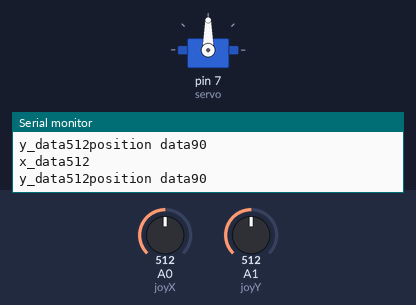
Recording of a sketch running on a simulated Arduino Uno, built with avr-gcc and run on an emulated ATmega328P. Parts: servo, the last lines printed to the serial monitor. Inputs (shaded band) come from the test bench; at power-on: A0 (joyX) = 512, A1 (joyY) = 512.

Above: at 1.2 s.
1.3 s: A0 (joyX) set to 989
At 2.0 s:
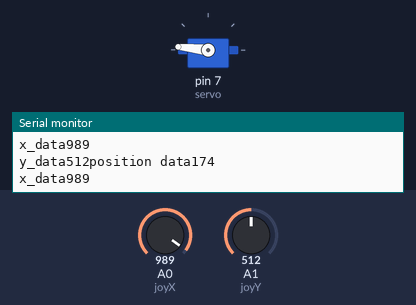
2.8 s: A0 (joyX) set to 1006
At 4.2 s:
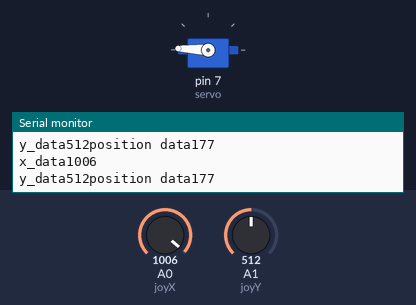
5.8 s: A0 (joyX) set to 63
At 6.7 s:
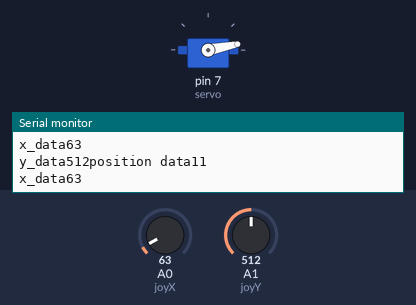
7.3 s: A0 (joyX) set to 53
At 7.7 s:
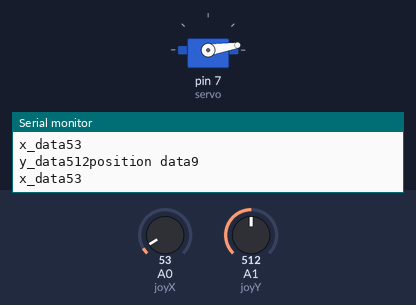
10.3 s: A0 (joyX) set to 122
At 10.7 s:
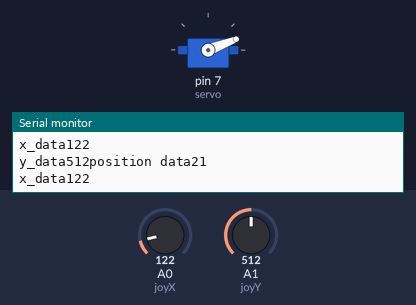
11.8 s: A0 (joyX) set to 1023
At 12.9 s:
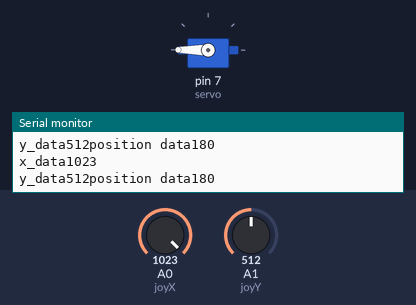
Timing chart, 0 to 14.3 s (numbered marks = the images above; inputs shaded):
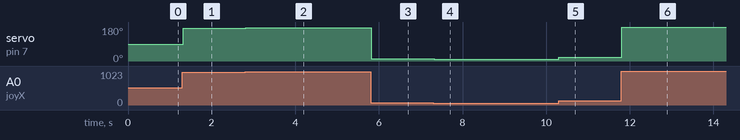

The sketch:

servo.ino
```cpp
#include <Servo.h>

Servo servo;

int joyX = A0;
int joyY = A1;

int pos=0;

int joyinput;

void setup()
{
  Serial.begin(9600);
  servo.attach(7);
  pinMode(A0, INPUT);
  pinMode(A1, INPUT);
}

void loop()
{

  joyinput = analogRead(joyX);
  joyinput = map(joyinput, 0, 1023, 0, 180);
  pos = joyinput;
  servo.write(pos);

  int x_data = analogRead(joyX);
  int y_data = analogRead(joyY);

  Serial.print("position data");
  Serial.println(pos);
  Serial.print("x_data");
  Serial.println(x_data);

  Serial.print("y_data");
  Serial.print(y_data);
}
```

Measured:
- after the input at 1.3 s, servo on pin 7 (servo): 90° → 174° at once
- after the input at 2.8 s, servo on pin 7 (servo): 174° → 177° at once
- after the input at 5.8 s, servo on pin 7 (servo): 177° → 11° at once
- after the input at 7.3 s, servo on pin 7 (servo): 11° → 9° at once
- after the input at 10.3 s, servo on pin 7 (servo): 9° → 21° at once
- after the input at 11.8 s, servo on pin 7 (servo): 21° → 180° at once
